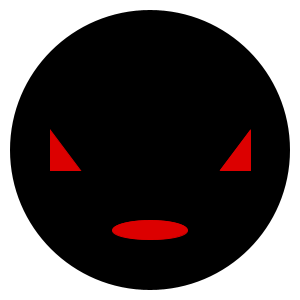
Frame 1 (no input)
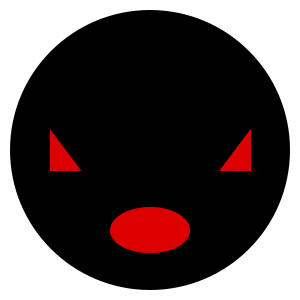
Frame 60 (the mouse pressed at the canvas centre just before this capture)
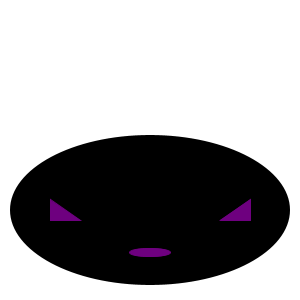
Frame 120 (the mouse held since frame 60 and released just before this capture)

The Processing sketch that drew these frames (run headless with seeded random() and noise(); from frame 60 on, the mouse is pressed at the canvas centre):

// Processing sketch: processing_9493
// ── processing_9493.pde

/**
 *    aufgabe
 *
 *    http://www.rmx.cz/monsters/
 *
 *    fjenett 20080327
 */

/* zeichne eine monsterrrrr mit den befehlen:
   
   point()
   line()
   triangle()
   quad()
   
   rect()
   ellipse()
   
   curve()
   bezier()
   
   fill() / noFill()
   stroke() / noStroke()
   
   smooth() / noSmooth()

*/


    void setup () {

      size (300,300);
      background (255);
      fill (0);
      stroke(255);
      smooth();
    }

// float x = map( i,    0, width,    25, 75 );

    void draw () {
      int m = mouseY;
     
      float x1 = map(m,300,0,20,280);   // körper bewegung
      float x2 = map(m,300,0,270,150);
      
      //augen
      float y1 = map(m,300,0,270,170);
      float y2 = map(m,300,0,269,130);
      // mund
      float z1 = map(m,300,0,275,230);
      float z2 = map(m,300,0,2,70);
      
      float z3 = map(m,300,0,30,100);
      // farbe
      float c1 = map(m,300,0,0,220);
      float c2 = map(m,300,0,255,0);
    
    
       
      background(255);
      noStroke();
  
    
      fill (0);     
      ellipse (150,x2,280,x1);
      
      stroke(c1,0,c2);
      fill (c1,0,c2);
      
      triangle(50,y1,50,y2,80,y1);
      triangle(250,y1,250,y2,220,y1);
      ellipse (150,z1,random(30,z3),random(2,z2));

      
    }
